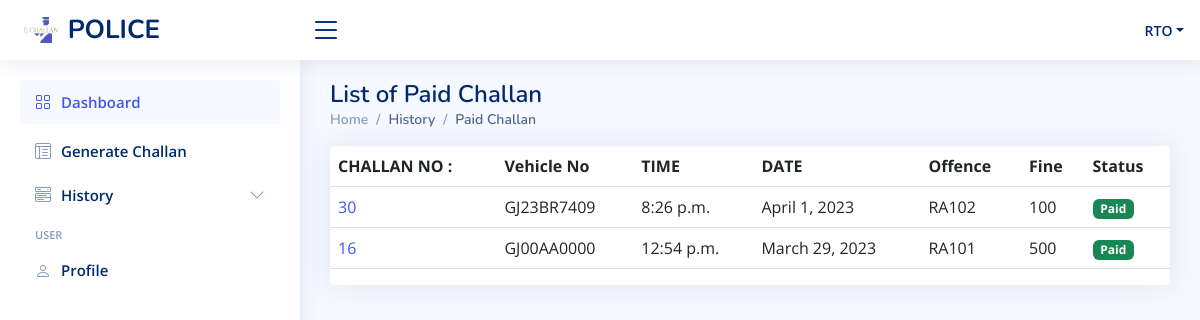
The app's page /police/policedashboard/history/paid/ (signed in) with its own data.
### rto/models.py (models this page shows, shortened)
class Challan(models.Model):
    challan_no=models.AutoField(primary_key = True)
    cpolice=models.CharField(max_length=50,default=None)
    suspect_name=models.CharField(max_length=50,default=None)
    owner_name=models.CharField(max_length=50,default=None)
    offence_date=models.DateField(default=None)
    offence_time=models.TimeField(default=None)
    vehicle_no=models.CharField(max_length=50,default=None)
    offender_mobile_no=models.IntegerField(default=None,null=True)
    offender_email_id=models.CharField(max_length=50,default=None,null=True)
    fine=models.IntegerField(default=None)
    rule_code=models.CharField(max_length=50,default=None)
    evidence=models.ImageField( height_field=None, width_field=None,max_length=100, blank=True)
    status=models.CharField(max_length=15,default='Pending')

### police/views.py (the view)
# urls.py: path('policedashboard/history/paid/', views.allcpaid,name="paidlist"),
def allcpaid(request):
    if authcheck(request):
        allchs = list(Challan.objects.filter(status='Paid').reverse())
        c = request.session.get('username')
        v = request.session.get('username')
        context1 = {
            'user': user(request),
            'c': allchs
            }
        return render(request, 'paid.html',context1)
    else:
        return log_police(request)

### police/views.py (called while the page is built)
def authcheck(request):
    if request.session.get('login') == False or request.session.get('username') == None:
            return False
    else :
        return True

def user(request):
    user_info={
        'username':request.session.get('username')
    }
    return user_info

### police/templates/paid.html (shortened to what this page needs)
{% extends 'base1.html' %}
{% block body1 %}
<main id="main" class="main">
  <div class="pagetitle">
    <h1>List of Paid Challan</h1>
    <nav>
      <ol class="breadcrumb">
        <li class="breadcrumb-item"><a href="../">Home</a></li>
        <li class="breadcrumb-item active">History</li>
        <li class="breadcrumb-item active">Paid Challan</li>
      </ol>
    </nav>
  </div>
  <section class="section">
    <div class="row">
      <div class="col-lg-12">
        <div class="col-12">
          <div class="card  overflow-auto fs-6">
            <table class="table table-border datatable ">
              <thead>
                <tr>
                  <th scope="col">CHALLAN NO :</th>
                  <th scope="col">Vehicle No </th>
                  <th scope="col">TIME</th>
                  <th scope="col">DATE</th>
                  <th scope="col">Offence </th>
                  <th scope="col">Fine </th>
                  <th scope="col">Status </th>
                </tr>
              </thead>
              <tbody>
                {% for i in c reversed %}
                <tr>
                  {% if i.status == "Paid" %}
                    <td><a href="pchallan/{{i.challan_no}}">{{i.challan_no}}</a></td>
                    <td>{{i.vehicle_no}}</td>
                    <td>{{i.offence_time}}</td>
                    <td>{{i.offence_date}}</td>
                    <td>{{i.rule_code}}</td>
                    <td>{{i.fine}}</td>
                    <td><span class="badge bg-success">Paid</span></td>
                  {% endif %}
                </tr>
                {% endfor %}
              </tbody>
            </table>
          </div>
        </div>
    </div>
    </div>
  </section>
</main>
{% endblock body1 %}

### rto/static/assets/css/style.css (style rules this page uses)
:root { scroll-behavior: smooth; }
body { font-family: "Open Sans", sans-serif; background: #f6f9ff; color: #444444; }
a { color: #4154f1; text-decoration: none; }
h1, h2, h3, h4, h5, h6 { font-family: "Nunito", sans-serif; }
#main { margin-top: 60px; padding: 20px 30px; transition: all 0.3s; }
.pagetitle { margin-bottom: 10px; }
.pagetitle h1 { font-size: 24px; margin-bottom: 0; font-weight: 600; color: #012970; }
.card { margin-bottom: 30px; border: none; border-radius: 5px; box-shadow: 0px 0 30px rgba(1, 41, 112, 0.1); }
.breadcrumb { font-size: 14px; font-family: "Nunito", sans-serif; color: #899bbd; font-weight: 600; }
.breadcrumb a { color: #899bbd; transition: 0.3s; }
.breadcrumb .breadcrumb-item::before { color: #899bbd; }
.breadcrumb .active { color: #51678f; font-weight: 600; }
@media (min-width: 1200px) { #main, #footer { margin-left: 300px; } }

### records on screen
Challan: challan_no "30", vehicle_no "GJ23BR7409", offence_time "8:26 p.m.", offence_date "April 1, 2023", rule_code "RA102", fine "100"
Challan: challan_no "16", vehicle_no "GJ00AA0000", offence_time "12:54 p.m.", offence_date "March 29, 2023", rule_code "RA101", fine "500"

### other values on screen
{{ user.username }} "RTO"
